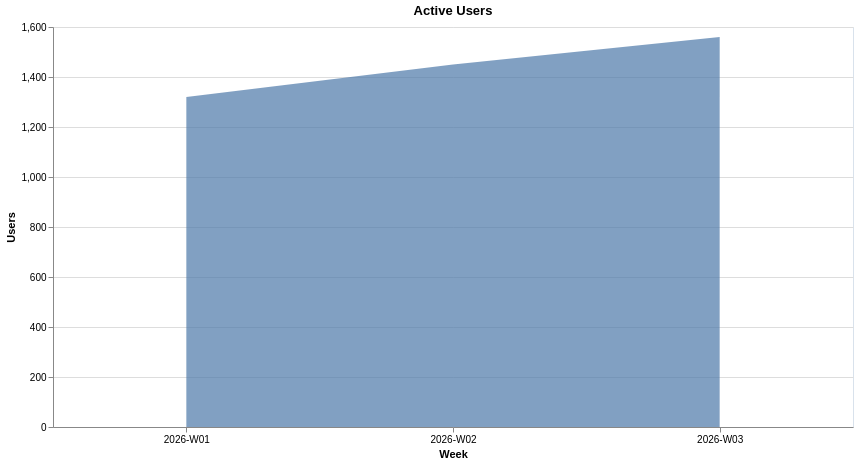

Express this chart as Vega-Lite.
### Vega-Lite specification from a JSON file in a GitHub repository (floating-point values rounded to 4 significant figures)
{"config": {"view": {"continuousWidth": 300, "continuousHeight": 300, "stroke": "#d9e2ec"}}, "data": {"name": "data-6e2c2b75a013ee98f3385c9265233aff"}, "mark": {"type": "area", "opacity": 0.7}, "encoding": {"tooltip": [{"field": "week", "type": "nominal"}, {"field": "active_users", "type": "quantitative"}], "x": {"axis": {"labelAngle": 0}, "field": "week", "title": "Week", "type": "nominal"}, "y": {"field": "active_users", "title": "Users", "type": "quantitative"}}, "height": 400, "title": "Active Users", "width": 800, "$schema": "https://vega.github.io/schema/vega-lite/v6.4.1.json", "datasets": {"data-6e2c2b75a013ee98f3385c9265233aff": [{"week": "2026-W03", "active_users": 1560.0}, {"week": "2026-W02", "active_users": 1450.0}, {"week": "2026-W01", "active_users": 1320.0}]}}
